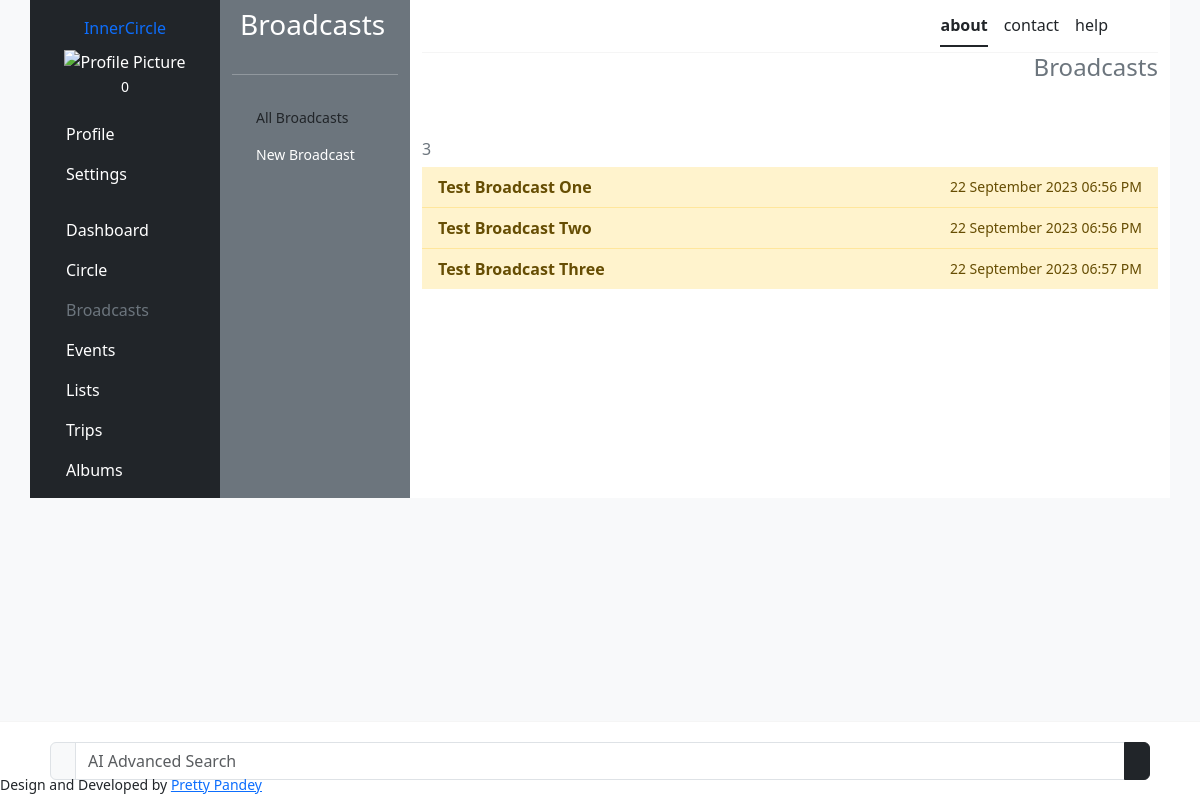
The app's page /broadcast_list (signed in), older data.
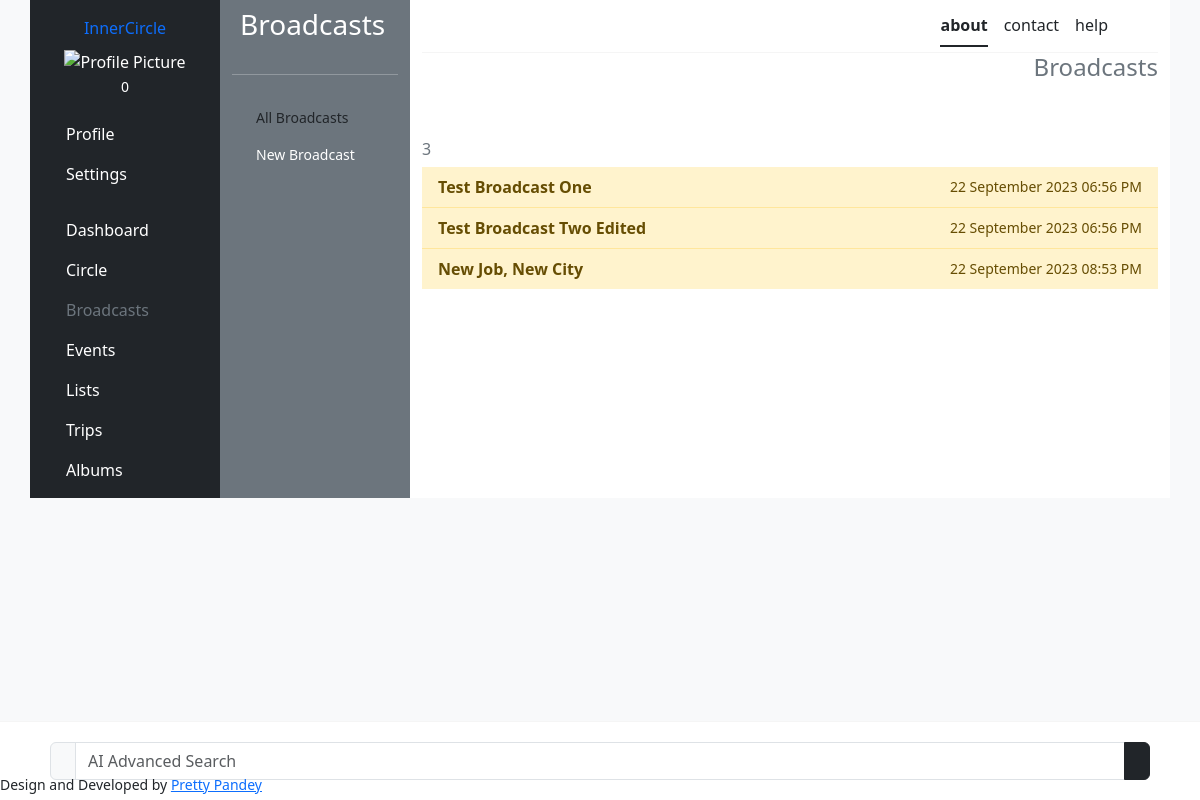
The same page, newer data.
### broadcasts/models.py (models this page shows, shortened)
class Broadcast(models.Model):
    user = models.ForeignKey(User, on_delete=models.CASCADE)
    created = models.DateTimeField(auto_now_add=True)
    updated = models.DateTimeField(auto_now=True)
    title = models.CharField(max_length=255)
    content = models.TextField()
    receivers = models.ManyToManyField(Member, related_name='broadcasts_received')

### broadcasts/views.py (the view)
# urls.py: path('broadcast_list', views.broadcast_list, name='broadcast_list'),
def broadcast_list(request):
    template = 'broadcasts/broadcast_list.html'
    broadcasts = Broadcast.objects.filter(user=request.user)
    context = {
        'broadcasts': broadcasts,
    }
    return render(request, template, context)

### users/templatetags/cache_bust.py (called while the page is built)
@register.simple_tag(name='cache_bust')
def cache_bust():
    if settings.DEBUG:
        version = uuid.uuid1()
    else:
        version = os.environ.get('PROJECT_VERSION')
        if version is None:
            version = '1'
    return '__v__={version}'.format(version=version)

### templates/broadcasts/broadcast_list.html (shortened to what this page needs)
{% extends 'base.html' %}
{% load static %}
{% load cache_bust %}
{% load bootstrap_icons %}
{% block css %}<link rel="stylesheet" href="{% static 'scss/circle.scss' %}?{% cache_bust %}">{% endblock %}
{% block content %}
<section class="d-flex flex-column justify-content-between" style="gap: 50px">
    <h4 class="text-end text-secondary">Broadcasts</h4>
    <div>
        <h6 class="text-secondary">{% bs_icon 'megaphone' %}{{ broadcasts.count }}</h6>
        {% if broadcasts %}
        <div class="list-group list-group-flush">
            {% for broadcast in broadcasts %}
            <a  href="{% url 'broadcast_detail' broadcast.id %}" class="list-group-item list-group-action d-flex justify-content-between align-items-center list-group-item-warning">
                    <span class="d-block"><strong>{{ broadcast.title }}</strong></span>
                    <span class="d-block"><small>{{ broadcast.created|date:"d F Y" }} {{ broadcast.created|time:"h:i A" }}</small></span>
            </a>
            {% endfor %}
        </div>
        {% else %}
        <p class="text-secodary text-center">You currently have no events. <a href="{% url 'create_event' %}" class="link-dark">Create an event</a>.</p>
        {% endif %}
    </div>
</section>
{% endblock %}

Row changes from the older to the newer data that the page shows:
removed Broadcast: title "Test Broadcast Three", created "22 September 2023", created "06:57 PM"
changed Broadcast: title "Test Broadcast Two" → "Test Broadcast Two Edited"
added Broadcast: title "New Job, New City", created "22 September 2023", created "08:53 PM"
